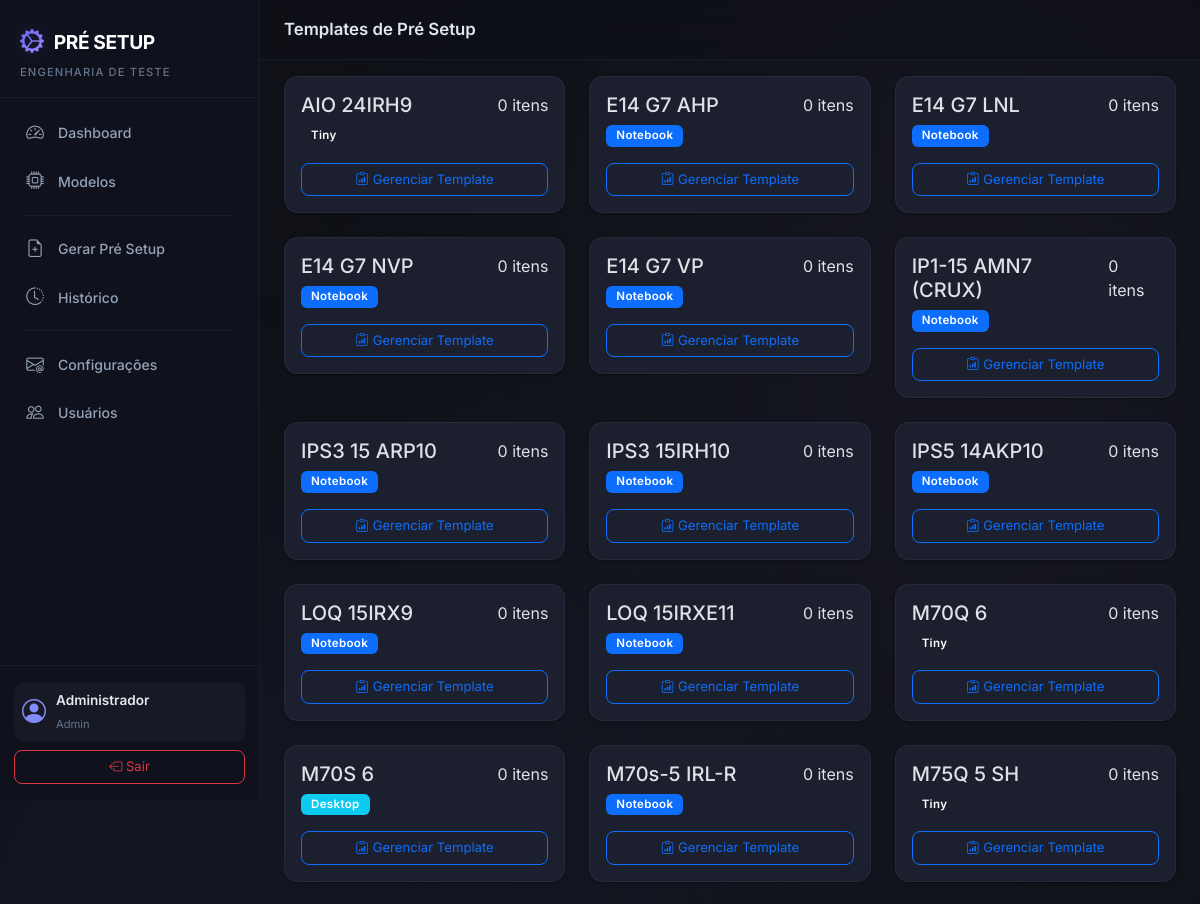
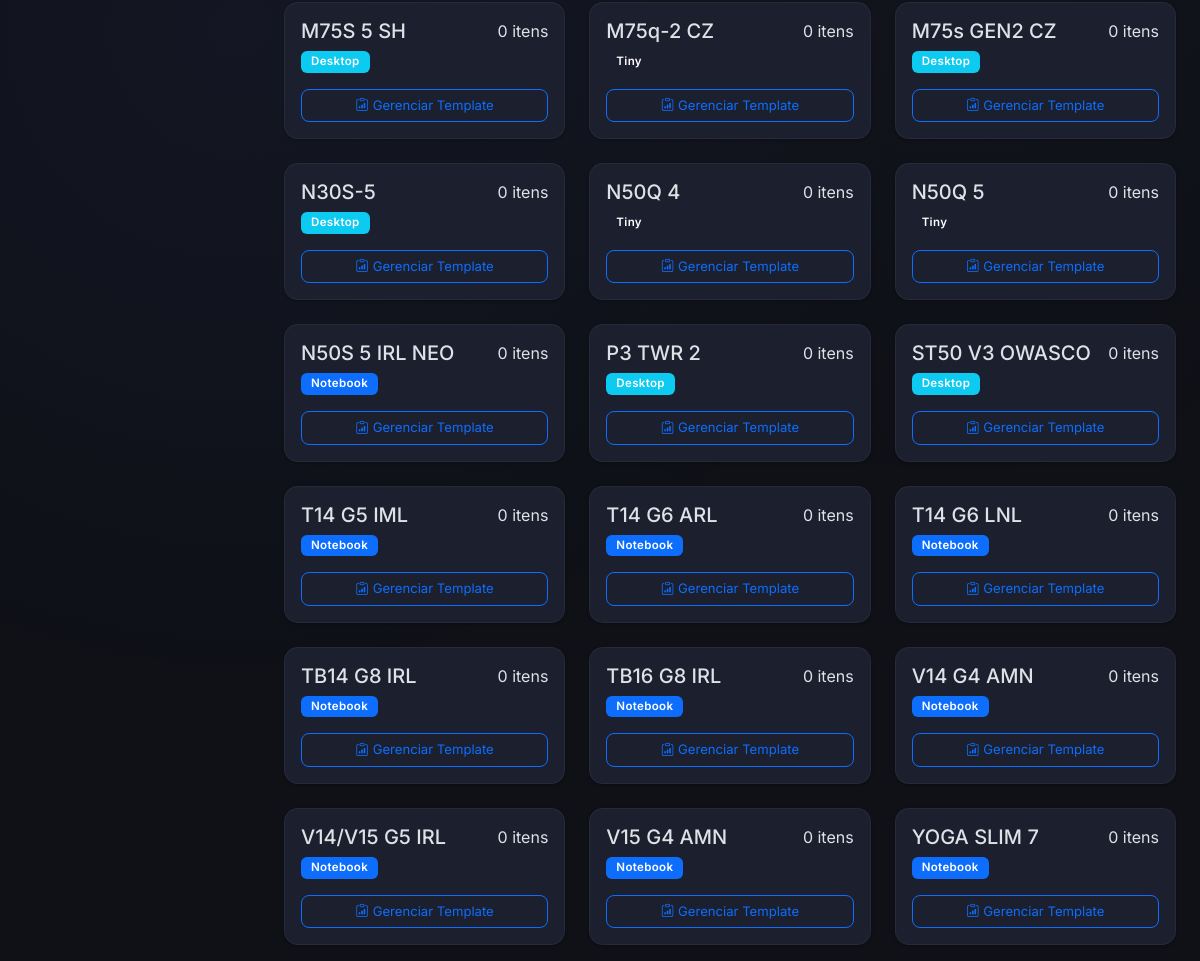
The page /templates/ (signed in) on the database its author committed (2 pictures, top to bottom).
### app/models.py (models this page shows, shortened)
class User(UserMixin, db.Model):
    __tablename__ = 'users'
    id = db.Column(db.Integer, primary_key=True)
    name = db.Column(db.String(150), nullable=False)
    username = db.Column(db.String(150), unique=True, nullable=False)
    email = db.Column(db.String(150), unique=True, nullable=True)
    password_hash = db.Column(db.String(256), nullable=False)
    profile = db.Column(db.String(50), nullable=False, default='Engenharia')  # Admin, Engenharia
    is_active_user = db.Column(db.Boolean, default=True)
    created_at = db.Column(db.DateTime, default=datetime.now)
    setups = db.relationship('PreSetup', backref='user', lazy='dynamic')
    @property
    def is_active(self):
        return self.is_active_user

class ProductModel(db.Model):
    __tablename__ = 'product_models'
    id = db.Column(db.Integer, primary_key=True)
    name = db.Column(db.String(150), unique=True, nullable=False)
    product_type = db.Column(db.String(50), nullable=False)  # Notebook, Desktop, Tiny
    station = db.Column(db.String(50), nullable=True)  # FCT, SHELL, IO
    is_active = db.Column(db.Boolean, default=True)
    created_at = db.Column(db.DateTime, default=datetime.now)
    template_items = db.relationship('TemplateItem', backref='product_model', lazy='dynamic',
                                     cascade='all, delete-orphan')
    items = db.relationship('Item', backref='product_model', lazy='dynamic',
                            cascade='all, delete-orphan')
    setups = db.relationship('PreSetup', backref='product_model', lazy='dynamic')

### app/templates_setup/routes.py (the view)
@templates_bp.route('/')
@login_required
def index():
    models = ProductModel.query.filter_by(is_active=True).order_by(ProductModel.name).all()
    return render_template('templates/index.html', models=models)

### app/models.py (called while the page is built)
@login_manager.user_loader
def load_user(user_id):
    return User.query.get(int(user_id))

### app/templates/templates/index.html (shortened to what this page needs)
{% extends "base.html" %}
{% block page_title %}Templates de Pré Setup{% endblock %}
{% block content %}
<div class="row g-4">
    {% if models %}
        {% for model in models %}
        <div class="col-xl-4 col-md-6">
            <div class="card card-custom template-model-card">
                <div class="card-body">
                    <div class="d-flex justify-content-between align-items-start mb-3">
                        <div>
                            <h5 class="card-title mb-1">{{ model.name }}</h5>
                            <span class="badge
                                {% if model.product_type == 'Notebook' %}bg-primary
                                {% elif model.product_type == 'Desktop' %}bg-info
                                {% else %}bg-purple{% endif %}">
                                {{ model.product_type }}
                            </span>
                        </div>
                        <div class="template-count">
                            <span class="count-number">{{ model.template_items.count() }}</span>
                            <span class="count-label">itens</span>
                        </div>
                    </div>
                    <a href="{{ url_for('templates_setup.manage', model_id=model.id) }}"
                       class="btn btn-outline-primary btn-sm w-100">
                        <i class="bi bi-clipboard-data me-1"></i>Gerenciar Template
                    </a>
                </div>
            </div>
        </div>
        {% endfor %}
    {% endif %}
</div>
{% endblock %}

### app/templates/base.html (shortened to what this page needs)
<!DOCTYPE html>
<html lang="pt-BR" data-bs-theme="dark">
<head>
    <link href="https://cdn.jsdelivr.net/npm/bootstrap@5.3.3/dist/css/bootstrap.min.css" rel="stylesheet">
    <link href="https://cdn.jsdelivr.net/npm/bootstrap-icons@1.11.3/font/bootstrap-icons.min.css" rel="stylesheet">
    <link rel="stylesheet" href="{{ url_for('static', filename='css/style.css') }}">
</head>
<body>
    {% if current_user.is_authenticated %}
    <nav class="sidebar" id="sidebar">
        <div class="sidebar-header">
            <div class="sidebar-brand">
                <i class="bi bi-gear-wide-connected"></i>
                <span>PRÉ SETUP</span>
            </div>
            <small class="sidebar-subtitle">Engenharia de Teste</small>
        </div>
        <ul class="sidebar-nav">
            <li class="sidebar-nav-item">
                <a href="{{ url_for('dashboard.index') }}" class="sidebar-nav-link {% if request.endpoint == 'dashboard.index' %}active{% endif %}">
                    <i class="bi bi-speedometer2"></i>
                    <span>Dashboard</span>
                </a>
            </li>
            {% if current_user.profile == 'Admin' %}
            <li class="sidebar-nav-item">
                <a href="{{ url_for('models_blueprint.index') }}" class="sidebar-nav-link {% if 'models_blueprint' in request.endpoint %}active{% endif %}">
                    <i class="bi bi-cpu"></i>
                    <span>Modelos</span>
                </a>
            </li>
            {% endif %}
            <li class="sidebar-divider"></li>
            <li class="sidebar-nav-item">
                <a href="{{ url_for('setup_requests.generate_select') }}" class="sidebar-nav-link {% if request.endpoint == 'setup_requests.generate_select' or request.endpoint == 'setup_requests.generate_form' %}active{% endif %}">
                    <i class="bi bi-file-earmark-plus"></i>
                    <span>Gerar Pré Setup</span>
                </a>
            </li>
            <li class="sidebar-nav-item">
                <a href="{{ url_for('setup_requests.history') }}" class="sidebar-nav-link {% if request.endpoint == 'setup_requests.history' or request.endpoint == 'setup_requests.detail' %}active{% endif %}">
                    <i class="bi bi-clock-history"></i>
                    <span>Histórico</span>
                </a>
            </li>
            {% if current_user.profile == 'Admin' %}
            <li class="sidebar-divider"></li>
            <li class="sidebar-nav-item">
                <a href="{{ url_for('email_config.index') }}" class="sidebar-nav-link {% if 'email_config' in request.endpoint %}active{% endif %}">
                    <i class="bi bi-envelope-at"></i>
                    <span>Configurações</span>
                </a>
            </li>
            <li class="sidebar-nav-item">
                <a href="{{ url_for('users.index') }}" class="sidebar-nav-link {% if 'users' in request.endpoint %}active{% endif %}">
                    <i class="bi bi-people"></i>
                    <span>Usuários</span>
                </a>
            </li>
            {% endif %}
        </ul>
        <div class="sidebar-footer">
            <div class="sidebar-user">
                <i class="bi bi-person-circle"></i>
                <div>
                    <div class="sidebar-user-name">{{ current_user.name }}</div>
                    <small class="sidebar-user-role">{{ current_user.profile }}</small>
                </div>
            </div>
            <a href="{{ url_for('auth.logout') }}" class="btn btn-outline-danger btn-sm w-100 mt-2">
                <i class="bi bi-box-arrow-left"></i> Sair
            </a>
        </div>
    </nav>
    <main class="main-content">
        <div class="topbar">
            <h5 class="topbar-title">{% block page_title %}{% endblock %}</h5>
        </div>
        <div class="container-fluid px-4 py-3">
            {% block content %}{% endblock %}
        </div>
    </main>
    {% else %}
        {% block fullpage %}{% endblock %}
    {% endif %}
</body>
</html>

### rows shown on the page
User: name "Administrador", profile "Admin"
ProductModel: name "AIO 24IRH9", product_type "Tiny", template_items.count "0"
ProductModel: name "E14 G7 AHP", product_type "Notebook", template_items.count "0"
ProductModel: name "E14 G7 LNL", product_type "Notebook", template_items.count "0"
ProductModel: name "E14 G7 NVP", product_type "Notebook", template_items.count "0"
ProductModel: name "E14 G7 VP", product_type "Notebook", template_items.count "0"
ProductModel: name "IP1-15 AMN7 (CRUX)", product_type "Notebook", template_items.count "0"
ProductModel: name "IPS3 15 ARP10", product_type "Notebook", template_items.count "0"
ProductModel: name "IPS3 15IRH10", product_type "Notebook", template_items.count "0"
ProductModel: name "IPS5 14AKP10", product_type "Notebook", template_items.count "0"
ProductModel: name "LOQ 15IRX9", product_type "Notebook", template_items.count "0"
ProductModel: name "LOQ 15IRXE11", product_type "Notebook", template_items.count "0"
ProductModel: name "M70Q 6", product_type "Tiny", template_items.count "0"
ProductModel: name "M70S 6", product_type "Desktop", template_items.count "0"
ProductModel: name "M70s-5 IRL-R", product_type "Notebook", template_items.count "0"
ProductModel: name "M75Q 5 SH", product_type "Tiny", template_items.count "0"
ProductModel: name "M75S 5 SH", product_type "Desktop", template_items.count "0"
ProductModel: name "M75q-2 CZ", product_type "Tiny", template_items.count "0"
ProductModel: name "M75s GEN2 CZ", product_type "Desktop", template_items.count "0"
ProductModel: name "N30S-5", product_type "Desktop", template_items.count "0"
ProductModel: name "N50Q 4", product_type "Tiny", template_items.count "0"
ProductModel: name "N50Q 5", product_type "Tiny", template_items.count "0"
ProductModel: name "N50S 5 IRL NEO", product_type "Notebook", template_items.count "0"
ProductModel: name "P3 TWR 2", product_type "Desktop", template_items.count "0"
ProductModel: name "ST50 V3 OWASCO", product_type "Desktop", template_items.count "0"
ProductModel: name "T14 G5 IML", product_type "Notebook", template_items.count "0"
ProductModel: name "T14 G6 ARL", product_type "Notebook", template_items.count "0"
ProductModel: name "T14 G6 LNL", product_type "Notebook", template_items.count "0"
ProductModel: name "TB14 G8 IRL", product_type "Notebook", template_items.count "0"
ProductModel: name "TB16 G8 IRL", product_type "Notebook", template_items.count "0"
ProductModel: name "V14 G4 AMN", product_type "Notebook", template_items.count "0"
ProductModel: name "V14/V15 G5 IRL", product_type "Notebook", template_items.count "0"
ProductModel: name "V15 G4 AMN", product_type "Notebook", template_items.count "0"
ProductModel: name "YOGA SLIM 7", product_type "Notebook", template_items.count "0"
